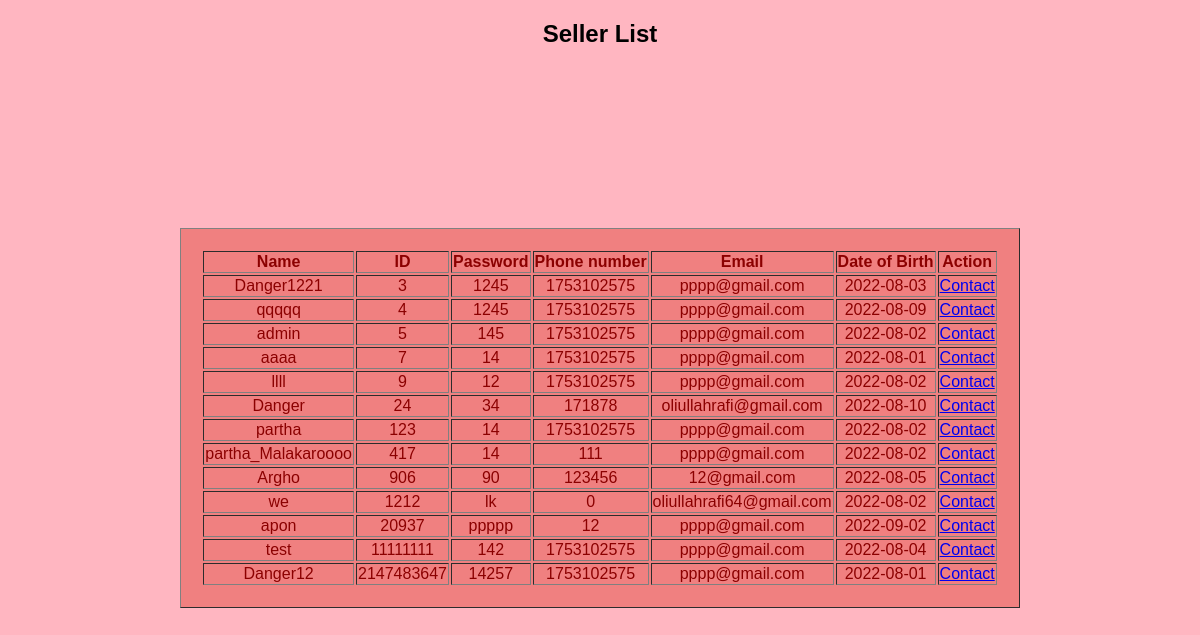
Page /buyer/view/contact_seller_Html.php (signed in) on the committed database.
### tables this page shows
CREATE TABLE `user` (
  `Name` varchar(200) NOT NULL,
  `ID` int(200) NOT NULL,
  `Password` varchar(1000) NOT NULL,
  `Phone_Number` int(200) NOT NULL,
  `Email` text NOT NULL,
  `DOB` date NOT NULL,
  `User_Type` varchar(1000) NOT NULL,
  `img` varchar(10000) NOT NULL
);

### buyer/view/contact_seller_Html.php (the view, shortened to what this page needs)
<!DOCTYPE html>
<html lang="en">
<head>
<link rel="stylesheet" type="text/css" href="css/contsel.css">
</head>
<body>
<h2 align="center"><b>Seller List</b></h2>
	<table border="1" align="center" id="customers">
		<div class="conts">
		<tr>
			<th>Name</th>
			<th>ID</th>
			<th>Password</th>
			<th>Phone number</th>
			<th>Email</th>
			<th>Date of Birth</th>
			<th>Action</th>
		</tr>
		<?php
			$con = getConnection();
			$sql = "SELECT * FROM user where User_Type='Seller'";
			$result = $con->query($sql);
			if ($result->num_rows > 0) {
			while($row = $result->fetch_assoc()) {
		?>
		<tr>
			<td ><?=$row["Name"]?></td>
			<td ><?=$row["ID"]?></td>
			<td ><?=$row["Password"]?></td>
			<td ><?=$row["Phone_Number"]?></td>
            <td ><?=$row["Email"]?></td>
            <td ><?=$row["DOB"]?></td>
			<td>
				<a href="Contract_Seller.php?id=<?=$row["ID"] ?>"> Contact </a>
				</td>
		</tr>
		<?php
				}
			}
			else
			{
				echo("<h2>The table is empty.....</h2>");
			}
		?>
	</table>
</body>
</html>

### buyer/view/css/contsel.css (style rules this page uses)
body { margin: 0; padding: 0; background-color:lightpink; font-family: 'Arial'; }
.conts { width: 382px; overflow: hidden; margin: auto; margin: 20 0 0 450px; padding: 80px; border-radius: 15px ; }
table { background-color: lightcoral; text-align: center; color: darkred; padding: 20px; }

### rows in the picture
user: Name "Danger1221", ID "3", Password "1245", Phone_Number "1753102575", Email "pppp@gmail.com", DOB "2022-08-03"
user: Name "qqqqq", ID "4", Password "1245", Phone_Number "1753102575", Email "pppp@gmail.com", DOB "2022-08-09"
user: Name "admin", ID "5", Password "145", Phone_Number "1753102575", Email "pppp@gmail.com", DOB "2022-08-02"
user: Name "aaaa", ID "7", Password "14", Phone_Number "1753102575", Email "pppp@gmail.com", DOB "2022-08-01"
user: Name "llll", ID "9", Password "12", Phone_Number "1753102575", Email "pppp@gmail.com", DOB "2022-08-02"
user: Name "Danger", ID "24", Password "34", Phone_Number "171878", Email "oliullahrafi@gmail.com", DOB "2022-08-10"
user: Name "partha", ID "123", Password "14", Phone_Number "1753102575", Email "pppp@gmail.com", DOB "2022-08-02"
user: Name "partha_Malakaroooo", ID "417", Password "14", Phone_Number "111", Email "pppp@gmail.com", DOB "2022-08-02"
user: Name "Argho", ID "906", Password "90", Phone_Number "123456", Email "12@gmail.com", DOB "2022-08-05"
user: Name "we", ID "1212", Password "lk", Phone_Number "0", Email "oliullahrafi64@gmail.com", DOB "2022-08-02"
user: Name "apon", ID "20937", Password "ppppp", Phone_Number "12", Email "pppp@gmail.com", DOB "2022-09-02"
user: Name "test", ID "11111111", Password "142", Phone_Number "1753102575", Email "pppp@gmail.com", DOB "2022-08-04"
user: Name "Danger12", ID "2147483647", Password "14257", Phone_Number "1753102575", Email "pppp@gmail.com", DOB "2022-08-01"
